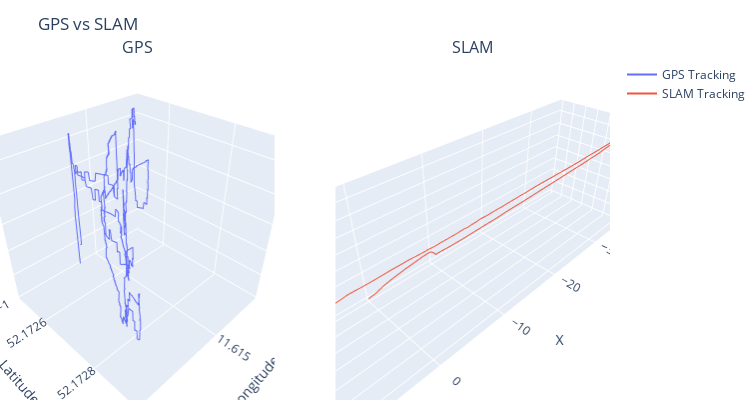

The code cell stored with this chart in its notebook:
### Code cell
import plotly.graph_objs as go
from plotly.subplots import make_subplots
import plotly.offline as py
import numpy as np
import pandas as pd

# Read data from file
gps_data = "/mnt/hdd02/ba_copter_videos/Flight_05/DJIFlightRecord_2024-04-12_[18-34-58].csv"
# File name of trajectory data
slam_data = '/home/bastian/uni/visual_odometry_playground/orb_slam3/orb_slam3_ws/CameraTrajectory.csv'

######################## GPS PLOT ########################

data = pd.read_csv(gps_data)
# print(data.columns)

# Extracting data
latitude = data["OSD.latitude"]
longitude = data["OSD.longitude"]
height = data["OSD.height [ft]"]

# Create subplot
fig = make_subplots(rows=1, cols=2, specs=[[{'type': 'scatter3d'}, {'type': 'scatter3d'}]], subplot_titles=['GPS','SLAM'])

gps_layout = dict(title='GPS',
                  scene=dict(xaxis=dict(title='Longitude'),  # Ändere die Beschriftung der Achsen
                             yaxis=dict(title='Latitude'),
                             zaxis=dict(title='Height [ft]')),  # Ändere die Beschriftung der Achsen
                  margin=dict(l=0, r=0, t=30, b=0))

# Adjust layout
fig.update_scenes(xaxis=dict(title='Longitude'),
                  yaxis=dict(title='Latitude'),
                  zaxis=dict(title='Height [ft]'),
                  row=1, col=1)

# Add trace for trajectory
fig.add_trace(go.Scatter3d(
    x=longitude,
    y=latitude,
    z=height,
    mode='lines', name='GPS Tracking'
), row=1, col=1)

######################## SLAM PLOT ########################

# Lists for delta values
cam_delta_twb_x = []
cam_delta_twb_y = []
cam_delta_twb_z = []

# Read trajectory data and store delta values in lists
with open(slam_data, 'r') as f:
    for line in f:
        parts = line.split()
        cam_delta_twb_x.append(float(parts[1]))
        cam_delta_twb_y.append(float(parts[2]))
        cam_delta_twb_z.append(float(parts[3]))

# Rotation matrix for x-axis
theta_x = np.radians(180)
rotation_matrix_x = np.array([[1, 0, 0],
                            [0, np.cos(theta_x), -np.sin(theta_x)],
                            [0, np.sin(theta_x), np.cos(theta_x)]])

# Rotation matrix for the y-axis
theta_y = np.radians(180)
rotation_matrix_y = np.array([[np.cos(theta_y), 0, np.sin(theta_y)],
                            [0, 1, 0],
                            [-np.sin(theta_y), 0, np.cos(theta_y)]])

# Rotation matrix for the z-axis
theta_z = np.radians(0)
rotation_matrix_z = np.array([[np.cos(theta_z), -np.sin(theta_z), 0],
                            [np.sin(theta_z), np.cos(theta_z), 0],
                            [0, 0, 1]])

# Rotate data around the x-axis
rot_cam_coords_x = np.dot(rotation_matrix_x, np.vstack([cam_delta_twb_x, cam_delta_twb_y, cam_delta_twb_z]))

# Rotate data around the y-axis
rot_cam_coords_y = np.dot(rotation_matrix_y, rot_cam_coords_x)

# Rotate data around the z-axis
rot_cam_coords = np.dot(rotation_matrix_z, rot_cam_coords_y)

slam_layout = dict(title='SLAM',
                  scene=dict(xaxis=dict(title='X'), 
                             yaxis=dict(title='Y'),
                             zaxis=dict(title='Z')), 
                  margin=dict(l=0, r=0, t=30, b=0))

# Adjust layout
fig.update_scenes(xaxis=dict(title='X'),
                  yaxis=dict(title='Y'),
                  zaxis=dict(title='Z'),
                  row=1, col=2)

# Add plot
fig.add_trace(go.Scatter3d(
    x=rot_cam_coords[0], 
    y=rot_cam_coords[1], 
    z=rot_cam_coords[2], 
    #x=cam_delta_twb_x,
    #y=cam_delta_twb_y,
    #z=cam_delta_twb_z,
    mode='lines', name='SLAM Tracking'
), row=1, col=2)

fig.update_layout(title='GPS vs SLAM',
                  width=750,
                  height=400,
                  margin=dict(l=0, r=0, t=60, b=0))

py.iplot(fig)

### Figure 1 — Plotly figure (JSON) as saved in the notebook; plotly's stock layout.template omitted (floating-point values rounded to 4 significant figures; data arrays with more than 128 entries replaced by an {"elided": "..."} marker saying what was removed)
{"data": [{"mode": "lines", "name": "GPS Tracking", "scene": "scene", "type": "scatter3d", "x": {"elided": "1933 float values"}, "y": {"elided": "1933 float values"}, "z": {"elided": "1933 float values"}}, {"mode": "lines", "name": "SLAM Tracking", "scene": "scene2", "type": "scatter3d", "x": {"elided": "7202 float values"}, "y": {"elided": "7202 float values"}, "z": {"elided": "7202 float values"}}], "layout": {"annotations": [{"font": {"size": 16}, "showarrow": false, "text": "GPS", "x": 0.225, "xanchor": "center", "xref": "paper", "y": 1, "yanchor": "bottom", "yref": "paper"}, {"font": {"size": 16}, "showarrow": false, "text": "SLAM", "x": 0.775, "xanchor": "center", "xref": "paper", "y": 1, "yanchor": "bottom", "yref": "paper"}], "height": 400, "margin": {"b": 0, "l": 0, "r": 0, "t": 60}, "scene": {"aspectmode": "auto", "aspectratio": {"x": 1, "y": 1, "z": 1}, "domain": {"x": [0, 0.45], "y": [0, 1]}, "xaxis": {"title": {"text": "Longitude"}, "type": "linear"}, "yaxis": {"title": {"text": "Latitude"}, "type": "linear"}, "zaxis": {"title": {"text": "Height [ft]"}, "type": "linear"}}, "scene2": {"aspectmode": "auto", "aspectratio": {"x": 2.307, "y": 0.6005, "z": 0.7219}, "domain": {"x": [0.55, 1], "y": [0, 1]}, "xaxis": {"title": {"text": "X"}, "type": "linear"}, "yaxis": {"title": {"text": "Y"}, "type": "linear"}, "zaxis": {"title": {"text": "Z"}, "type": "linear"}}, "title": {"text": "GPS vs SLAM"}, "width": 750}}
